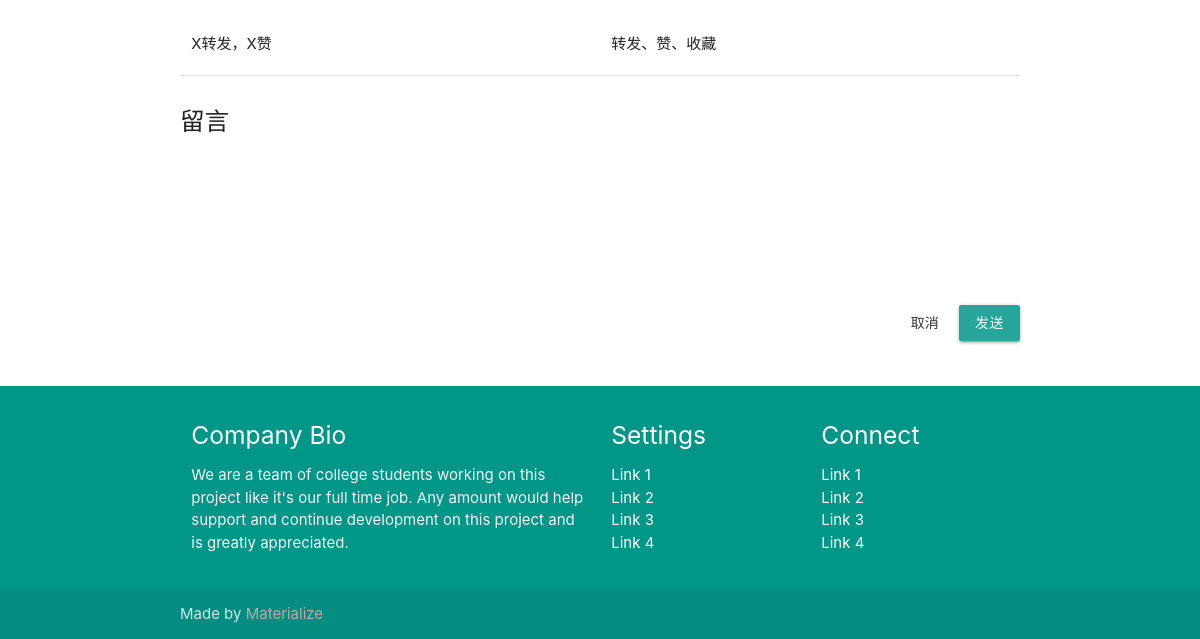
The app's page /articles/tesla-will-charge-for-premium-internet-on-new-cars-starting-july-1st/ (lower part), older data.
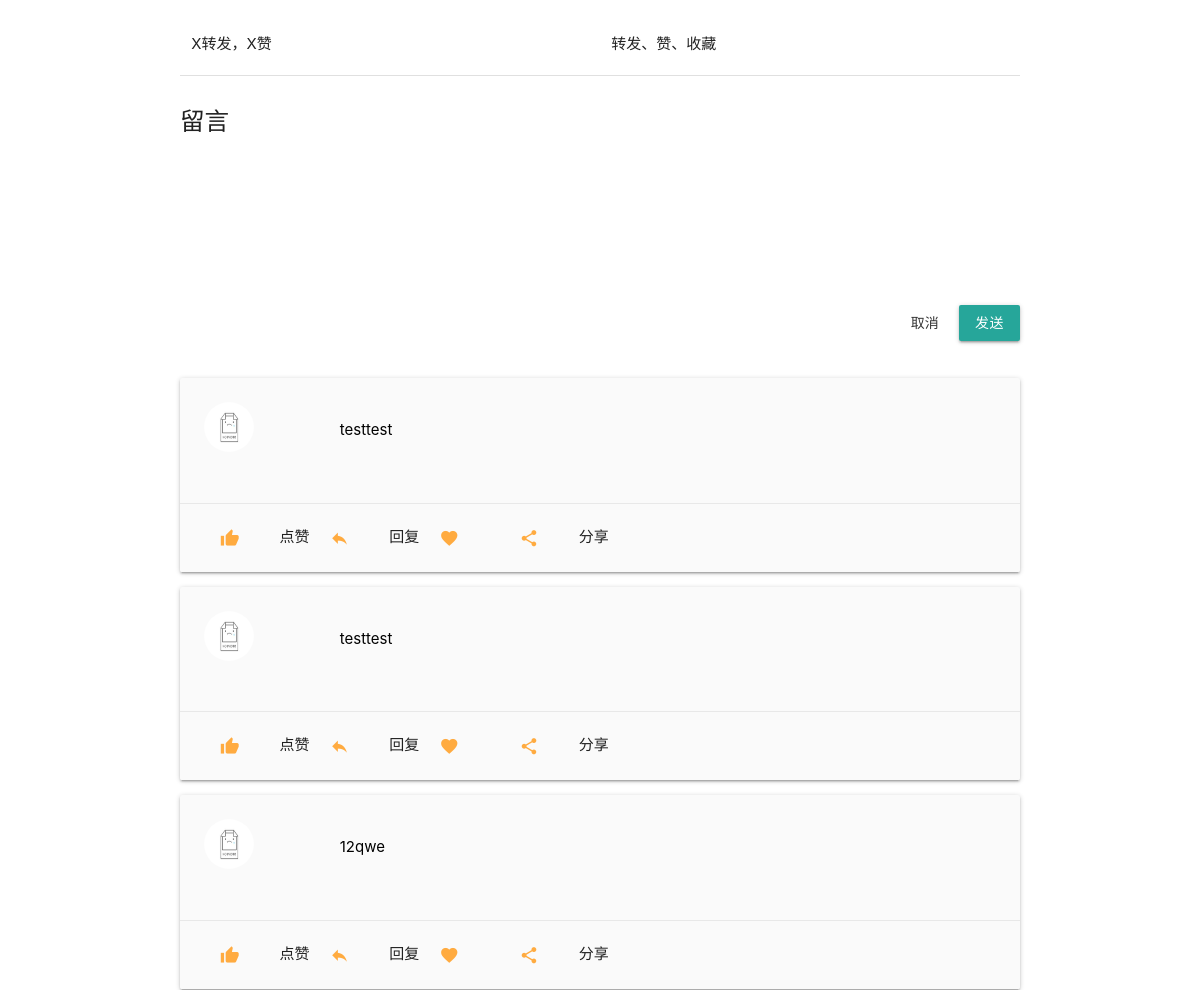
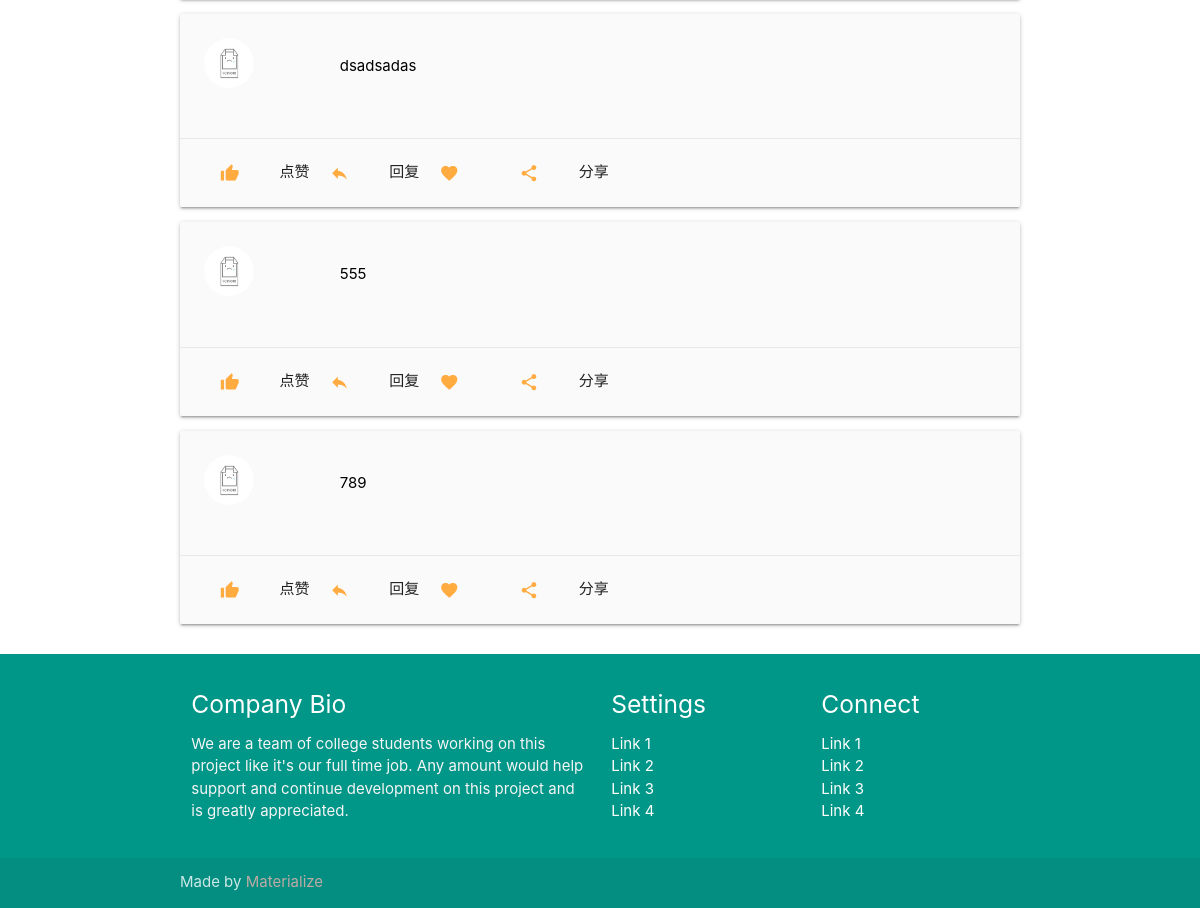
The same page, newer data (2 pictures, top to bottom).
### article/models.py (models this page shows, shortened)
class Comments(models.Model):
    profile = models.ForeignKey(BaseProfile, on_delete=models.CASCADE)
    article = models.ForeignKey(Article, on_delete=models.CASCADE)
    comment = models.TextField()
    parent_comment = models.ForeignKey('Comments', on_delete=models.SET_NULL, null=True, blank=True)
    comment_time = models.DateTimeField('time last modified', auto_now=True)
    liked = models.IntegerField(default=0)
    is_removed = models.BooleanField(default=False)

### article/views/article_detail.py (the view)
# urls.py: path('articles/<slug:slug>/', ArticleDetailView.as_view(), name='article-detail'),
class ArticleDetailView(DetailView):
    model = Article
    template_name = 'article.html'
    def get_context_data(self, **kwargs):
        context = super().get_context_data(**kwargs)
        article = self.get_object()
        comments = article.comments_set.all().order_by('comment_time')
        context['comments'] = comments
        return context

### templates/article.html (shortened to what this page needs)
{% extends 'base.html' %}
{% load static %}
{% block page_css %}
    <link href="https://cdn.quilljs.com/1.3.6/quill.snow.css" rel="stylesheet">
    <link href="https://cdn.quilljs.com/1.3.6/quill.bubble.css" rel="stylesheet">
{% endblock %}
{% block page_content %}
    <div class="container">
        <div class="row">
            <div class="col m12" id="article">
            </div>
        </div>
        <div class="row">
            <div class="col s6">X转发，X赞</div>
            <div class="col s6">转发、赞、收藏</div>
        </div>
        <div class="divider"></div>
        <div class="section">
            <h5>留言</h5>
            <div id="quill_editor" style="height: 150px; margin-bottom: 10px;"></div>
            <div class="right-align">
                <a class="waves-effect waves-teal btn-flat">取消</a>
                <button class="btn waves-effect waves-light comment_submit" type="submit" id="comment_submit">发送
                </button>
            </div>
        </div>
        {% include 'comments.html' %}
    </div>
{% endblock %}

### templates/comments.html (shortened to what this page needs)
{% load static %}
{% load index %}
<div class="section" id="comments">
    {% for comment in comments %}
        <div class="comment col s12 m12" id="comment{{ comment.pk }}">
            <div class="card grey lighten-5 z-depth-1">
                <div class="card-content black-text">
                    <div class="row valign-wrapper">
                        <div class="col s2 m2">
                            <img src="{% static 'assets/img/img_placeholder.jpg' %}" alt=""
                                 class="circle responsive-img"
                                 style="height: 50px; width: 50px;">
                        </div>
                        <div class="col s10 m10">
                            {{ comment.comment | safe }}
                        </div>
                    </div>
                </div>
                <div class="card-action">
                    <a class="waves-effect waves-teal btn-flat"><i class="material-icons">thumb_up</i></a>点赞
                    <a class="waves-effect waves-teal btn-flat reply" name="reply"><i
                            class="material-icons">reply</i></a>回复
                    <a class="waves-effect waves-teal btn-flat"><i class="material-icons">favorite</i></a>
                    <a class="waves-effect waves-teal btn-flat"><i class="material-icons">share</i></a>分享
                </div>
            </div>
        </div>
    {% endfor %}
</div>

Row changes from the older to the newer data that the page shows:
added Comments: comment "testtest"
added Comments: comment "testtest"
added Comments: comment "12qwe"
added Comments: comment "dsadsadas"
added Comments: comment "555"
added Comments: comment "789"
